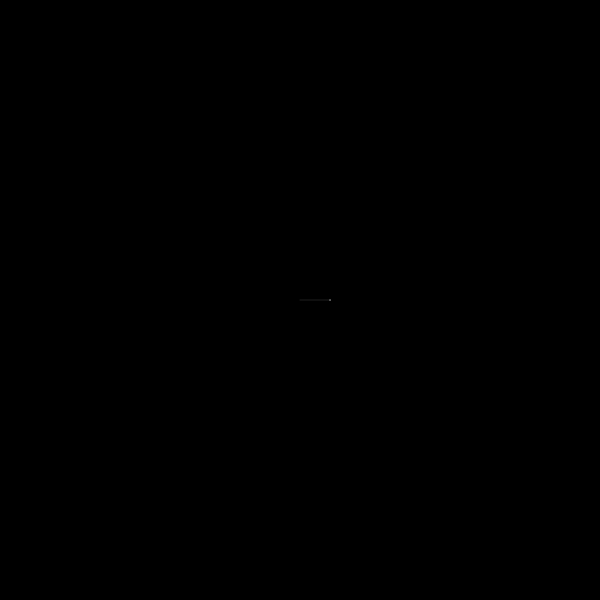
Frame 1 (no input)
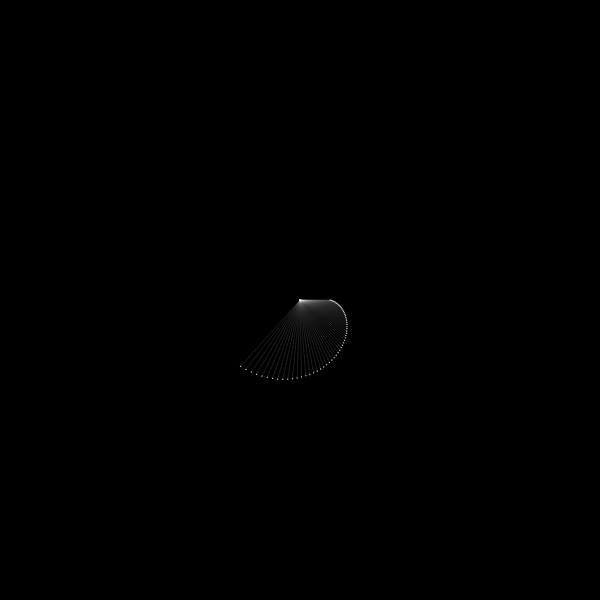
Frame 60 (no input)
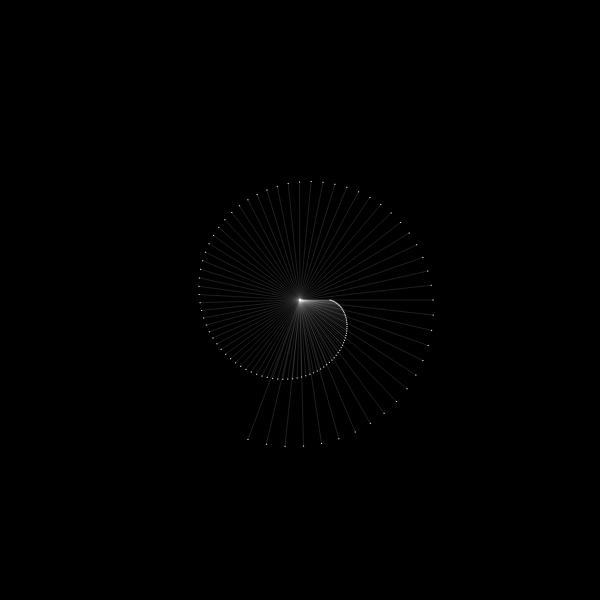
Frame 120 (the mouse pressed at the canvas centre since frame 60)

The p5.js sketch that drew these frames (run headless with seeded random() and noise() and a simulated clock; from frame 60 on, the mouse is pressed at the canvas centre):

// p5.js sketch
// ── sketch.js
let a = 0;
let r = 30;
let aVel = 0.01;
let aAcc = 0.001;

function setup() {
  createCanvas(600, 600);
  background(0);
}

function draw() {

  translate(width / 2, height / 2);
  let x = r * cos(a);
  let y = r * sin(a);
  fill(255);
  stroke(255, 30);
  line(0, 0, x, y);
  ellipse(x, y, 1, 1);

  r += 1;
  a += aVel;
  aVel += aAcc;
}
